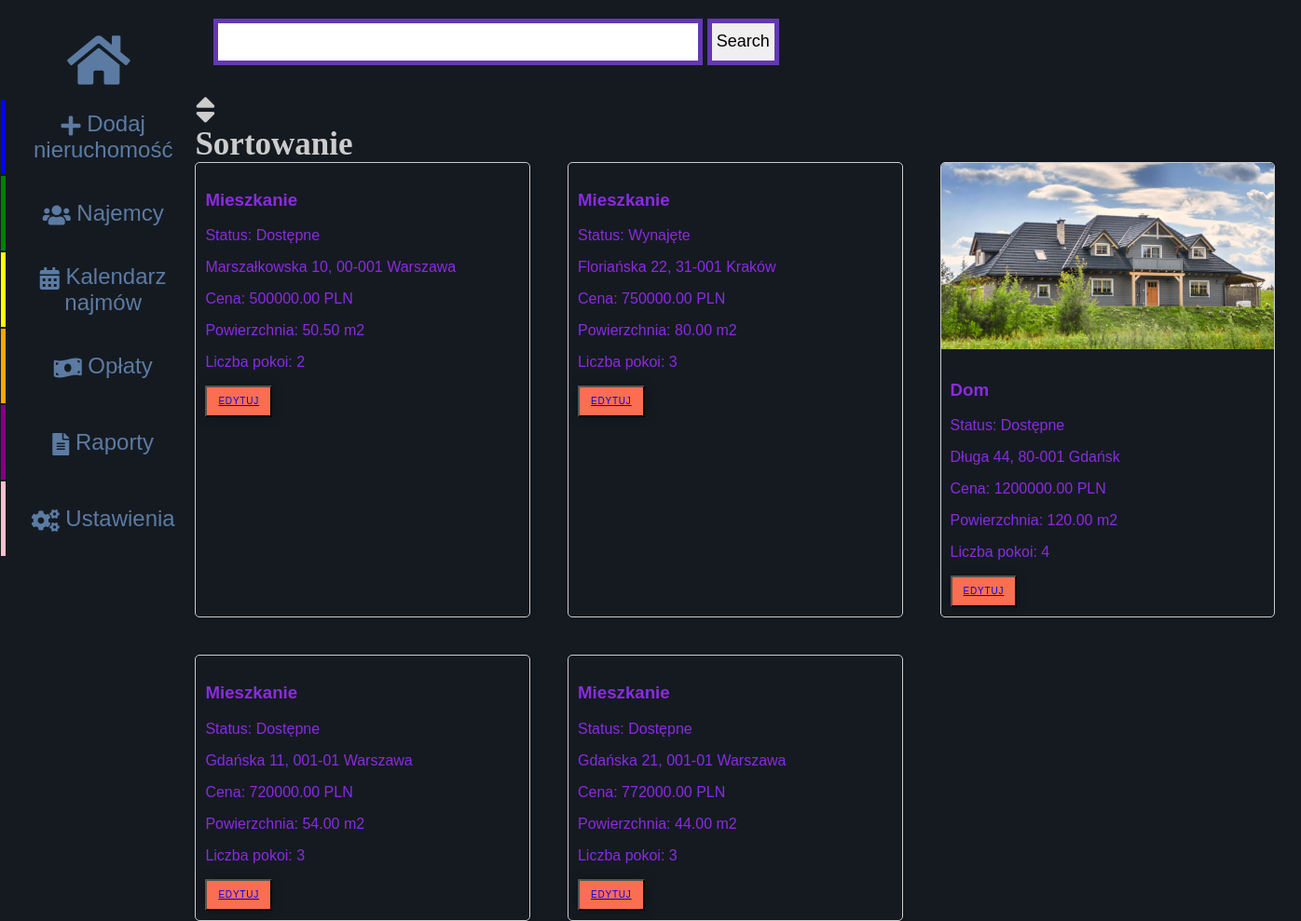
The app's page /, older data.
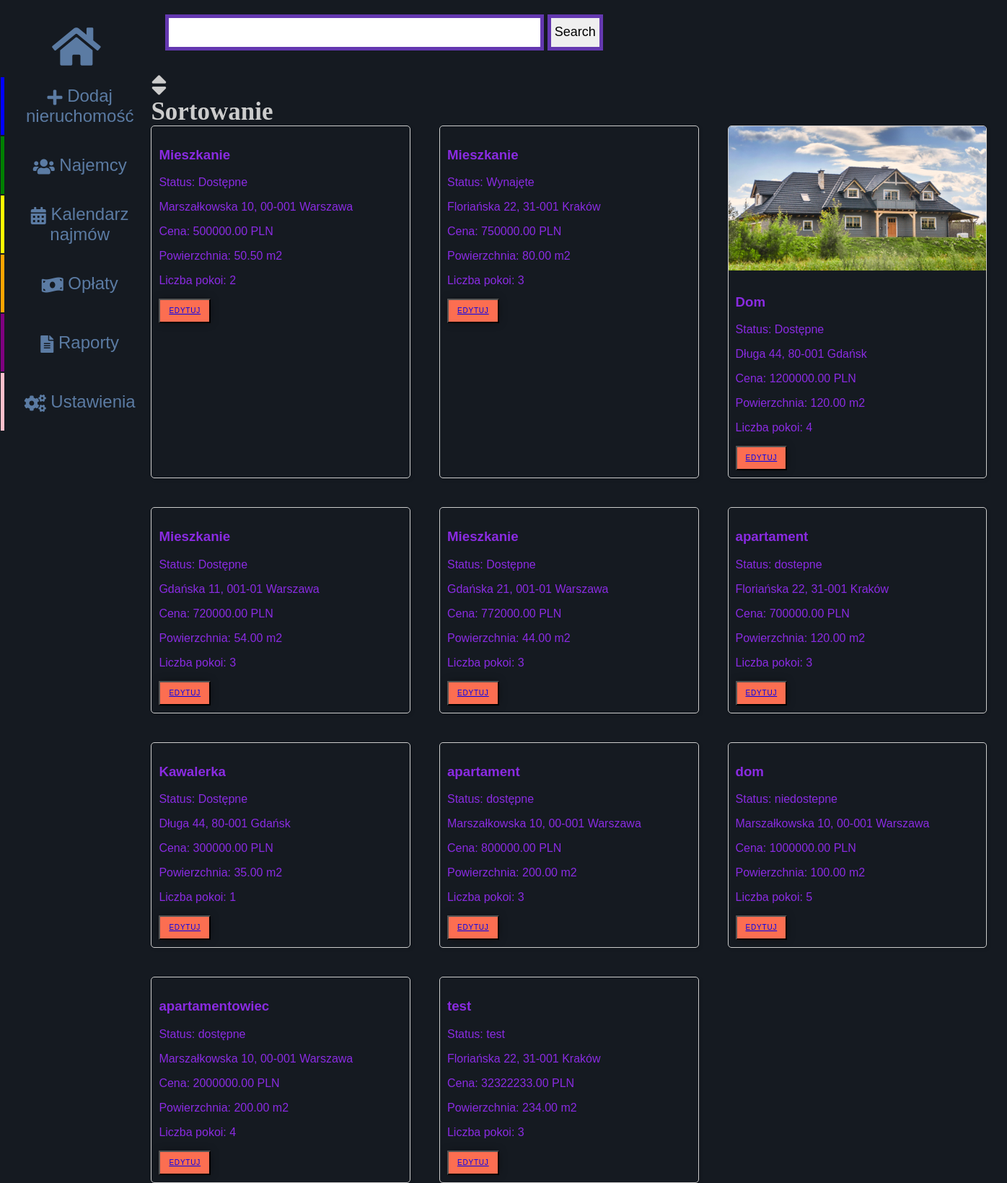
The same page, newer data.
### listings/models.py (models this page shows, shortened)
class Nieruchomosc(models.Model):
    STATUS_CHOICES = [
        ('Na Sprzedaż', 'Na Sprzedaż'),
        ('Wynajęte', 'Wynajęte'),
        ('Do wynajęcia', 'Do wynajęcia'),
        ('Do remontu', 'Do remontu')
    ]
    TYP_CHOICES = [
        ('Dom', 'Dom'),
        ('Mieszkanie', 'Mieszkanie'),
    ]
    Status = models.CharField(max_length=50, choices=STATUS_CHOICES)
    ID_nieruchomosci = models.AutoField(primary_key=True)
    ID_adresu = models.ForeignKey(Adres, on_delete=models.CASCADE, db_column='ID_adresu')
    Powierzchnia = models.DecimalField(max_digits=10, decimal_places=2)
    Liczba_pokoi = models.IntegerField()
    Cena = models.DecimalField(max_digits=10, decimal_places=2)
    Typ_nieruchomosci = models.CharField(max_length=50, choices=TYP_CHOICES)
    Opis = models.TextField(blank=True)  # Opcjonalne
    class Meta:
        db_table='Nieruchomosci'

class Adres(models.Model):
    ID_adresu = models.AutoField(primary_key=True)
    Kraj = models.CharField(max_length=100)
    Miasto = models.CharField(max_length=100)
    Kod_pocztowy = models.CharField(max_length=20)
    Ulica = models.CharField(max_length=255)
    Numer_domu = models.CharField(max_length=10)
    Numer_mieszkania = models.CharField(max_length=10, blank=True, null=True)  # Opcjonalne
    class Meta:
        db_table='Adresy'
    def __str__(self):
        return f"{self.Ulica} {self.Numer_domu}, {self.Kod_pocztowy} {self.Miasto}"

class Zdjecie(models.Model):
    ID_zdjecia = models.AutoField(primary_key=True)
    Obraz = models.ImageField(upload_to='zdjecia_nieruchomosci')  # Przechowuje ścieżkę do pliku
    ID_nieruchomosci = models.ForeignKey(Nieruchomosc, on_delete=models.CASCADE , db_column='ID_nieruchomosci')  # Relacja z Nieruchomosc
    class Meta:
        db_table='Zdjecia'

### listings/views.py (the view)
# urls.py: path('', views.lista_nieruchomosci, name='lista_nieruchomosci'),
def lista_nieruchomosci(request):
    nieruchomosci_list = Nieruchomosc.objects.all()
    adres_search_filter = AdresSearchFilter(request.GET, queryset=nieruchomosci_list)
    nieruchomosci_filter = NieruchomosciFilter(request.GET, queryset=adres_search_filter.qs)
    sort_filter = SortFilter(request.GET, queryset=nieruchomosci_filter.qs)
    nieruchomosci = sort_filter.qs
    kontekst = {
        'nieruchomosci': nieruchomosci,
        'nieruchomosci_filter': nieruchomosci_filter,
        'adres_search_filter': adres_search_filter,
        'sort_filter': sort_filter
    }
    return render(request, 'lista_nieruchomosci.html', kontekst)  # Wyświetl listę

### templates/lista_nieruchomosci.html (shortened to what this page needs)
<!DOCTYPE html>
<html>
<head>
    {% load static %}
    <link rel="stylesheet" type="text/css" href="{% static 'style.css' %}">
    <link rel="stylesheet" href="https://cdnjs.cloudflare.com/ajax/libs/font-awesome/5.15.4/css/all.min.css">
</head>
<body>
<div class="sidebar">
    <a href="{% url 'lista_nieruchomosci' %}" style="display: flex; align-items: center; justify-content: center; margin-top: 25px;">
        <button style="background: none; border: none;"><i class="fas fa-home" style="font-size: 60px;"></i></button>
    </a>
    <a href="{% url 'dodaj_nieruchomosc' %}" class="button-2">
        <button><i class="fas fa-plus"></i> Dodaj nieruchomość</button>
    </a>
    <a href="{% url 'lista_najemcow' %}" class="button-3">
        <button><i class="fas fa-users"></i> Najemcy</button>
    </a>
    <a href="{% url 'kalendarz_najmow' %}" class="button-4">
        <button><i class="fas fa-calendar-alt"></i> Kalendarz najmów</button>
    </a>
    <a href="{% url 'lista_oplat' %}" class="button-5">
        <button><i class="fas fa-money-bill-wave"></i> Opłaty</button>
    </a>
    <a href="{% url 'raporty' %}" class="button-6">
        <button><i class="fas fa-file-alt"></i> Raporty</button>
    </a>
    <a href="{% url 'ustawienia' %}"class="button-7">
        <button><i class="fas fa-cogs"></i> Ustawienia</button>
    </a>
</div>
<div class="topnav">
            <form method="get">
            {{ adres_search_filter.form.adres }}
            <button>Search</button>
            </form>
        </div>
<div class="content">
    <div class="sort-filtr">
        <i class="fas fa-sort"> {{ sort_filter.form.ordering.label }}</i>
    </div>
</div>
        <div class="nieruchomosci-lista">
            {% for nieruchomosc in nieruchomosci %}
                <div class="nieruchomosc">
                    {% if nieruchomosc.zdjecie_set.all %}
                        {% with zdjecie=nieruchomosc.zdjecie_set.first %}
                            <img src="{{ zdjecie.Obraz.url }}" alt="{{ nieruchomosc.Typ_nieruchomosci }}">
                        {% endwith %}
                    {% endif %}
                    <div class="nieruchomosc-info">
                        <h3>{{ nieruchomosc.Typ_nieruchomosci }}</h3>
                        <p>Status: {{ nieruchomosc.Status }}</p>
                        <p>{{ nieruchomosc.ID_adresu }}</p>
                        <p>Cena: {{ nieruchomosc.Cena }} PLN</p>
                        <p>Powierzchnia: {{ nieruchomosc.Powierzchnia }} m2</p>
                        <p>Liczba pokoi: {{ nieruchomosc.Liczba_pokoi }}</p>
                        <button><a href="nieruchomosci/{{ nieruchomosc.ID_nieruchomosci }}/edytuj/">Edytuj</a></button>
                    </div>
                </div>
            {% endfor %}
        </div>
</body>
</html>

### listings/static/style.css (style rules this page uses)
body { font-family: Arial, sans-serif; margin: 0; padding: 0; background-color: #151a21; }
.nieruchomosci-lista { display: grid; grid-template-columns: repeat(auto-fit, minmax(300px, 1fr)); gap: 40px; margin-right: 2%; }
.nieruchomosc { border: 1px solid #ccc; border-radius: 5px; overflow: hidden; box-shadow: 2px 2px 5px rgba(0, 0, 0, 0.1); }
.nieruchomosc img { width: 100%; height: 200px; object-fit: cover; }
.nieruchomosc-info { padding: 10px; color: blueviolet; float: left; }
.nieruchomosc-info button { padding: 10px 12px; border-radius: 1px; box-shadow: 0px 0px 12px -2px rgba(0,0,0,0.5); line-height: 1; background: #FC6E51; text-decoration: none; color: white; font-size: 10px; letter-spacing: .08em; text-transform: uppercase; position: relative; }
.sidebar { background-color: #151a21; float: left; width: 15%; height: 100%; text-align: center; }
.sidebar a { display: inline-block; margin: 1px; text-decoration: none; width: 100%; }
.sidebar button i { vertical-align: middle; }
.sidebar .button-2 { border-left: 5px solid blue; }
.sidebar .button-3 { border-left: 5px solid green; }
.sidebar .button-4 { border-left: 5px solid yellow; }
.sidebar .button-5 { border-left: 5px solid orange; }
.sidebar .button-6 { border-left: 5px solid purple; }
.sidebar .button-7 { border-left: 5px solid pink; }
.sidebar button { background-color: #151a21; padding: 0; color: #5b7ba3; font-size: 24px; cursor: pointer; transition: background-color 0.3s; width: 95%; height: 80px; margin: 0; border: none; box-sizing: border-box; }
.topnav { margin-bottom: 10px; background-color: #151a21; }
.topnav input { padding: 5px 5px 5px 10px; border: 5px solid #6438b0; width: 500px; height: 30px; font-size: 16px; margin-left: 20px; margin-top: 20px; margin-bottom: 20px; }
.topnav button { padding: 5px; border: 5px solid #6438b0; font-size: large; transition: 0.5s linear; height: 50px; }
.sort-filtr { position: relative; display: inline-block; }
.content { display: flex; justify-content: space-between; height: 80%; }
.sort-filtr { margin-right: 20px; text-align: left; color: #cccccc; font-size: 35px; }

Row changes from the older to the newer data that the page shows:
added Nieruchomosc: Typ_nieruchomosci "apartament", Status "dostepne", ID_adresu "Floriańska 22, 31-001 Kraków", Cena "700000.00", Powierzchnia "120.00", Liczba_pokoi "3"
added Nieruchomosc: Typ_nieruchomosci "Kawalerka", Status "Dostępne", ID_adresu "Długa 44, 80-001 Gdańsk", Cena "300000.00", Powierzchnia "35.00", Liczba_pokoi "1"
added Nieruchomosc: Typ_nieruchomosci "apartament", Status "dostępne", ID_adresu "Marszałkowska 10, 00-001 Warszawa", Cena "800000.00", Powierzchnia "200.00", Liczba_pokoi "3"
added Nieruchomosc: Typ_nieruchomosci "dom", Status "niedostepne", ID_adresu "Marszałkowska 10, 00-001 Warszawa", Cena "1000000.00", Powierzchnia "100.00", Liczba_pokoi "5"
added Nieruchomosc: Typ_nieruchomosci "apartamentowiec", Status "dostępne", ID_adresu "Marszałkowska 10, 00-001 Warszawa", Cena "2000000.00", Powierzchnia "200.00", Liczba_pokoi "4"
added Nieruchomosc: Typ_nieruchomosci "test", Status "test", ID_adresu "Floriańska 22, 31-001 Kraków", Cena "32322233.00", Powierzchnia "234.00", Liczba_pokoi "3"
